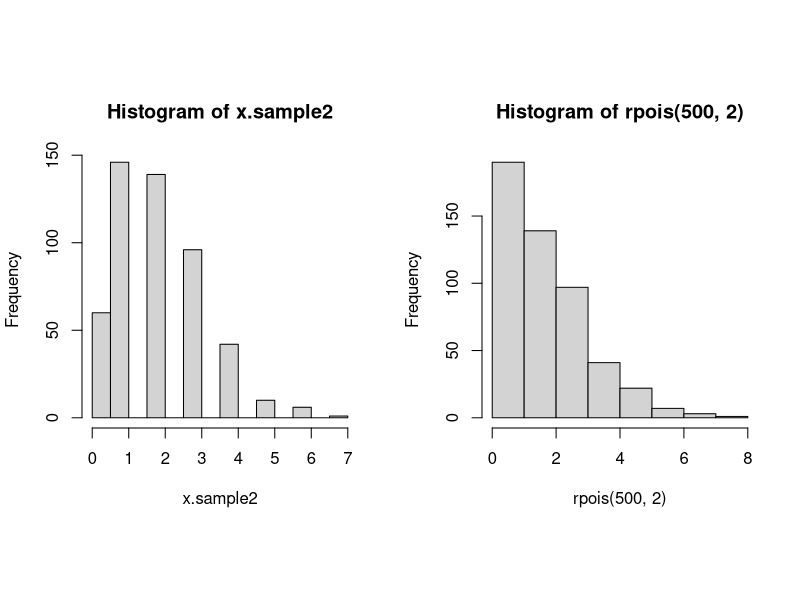
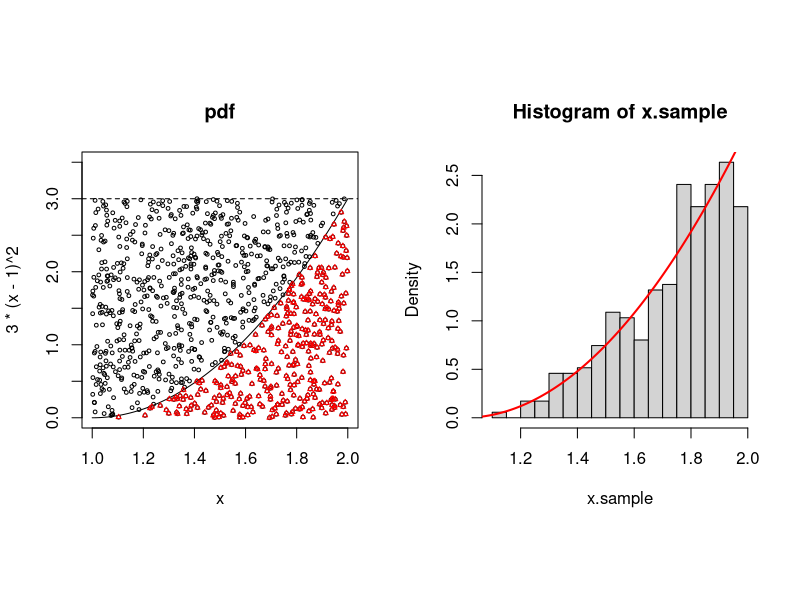
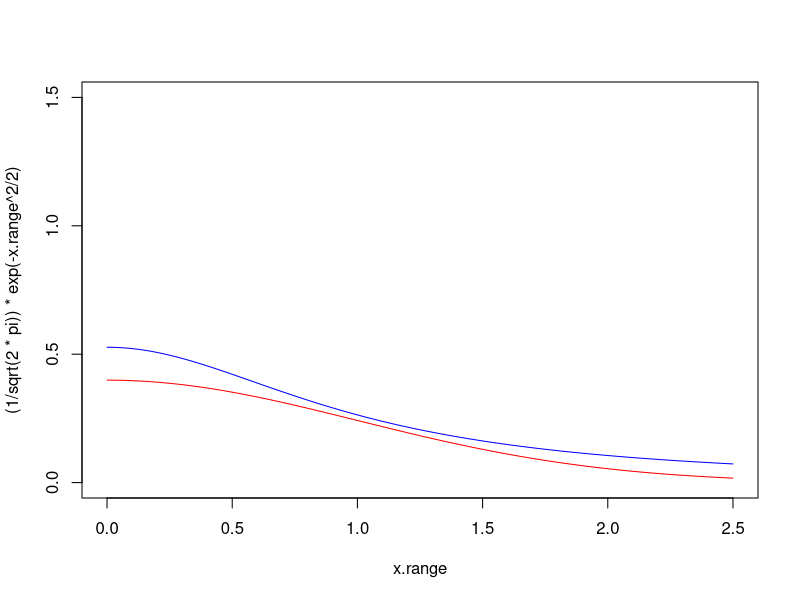
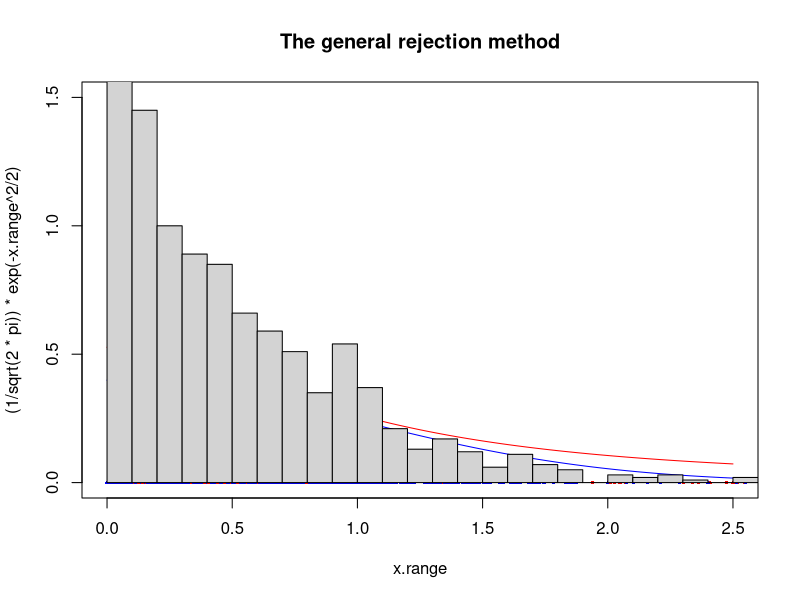
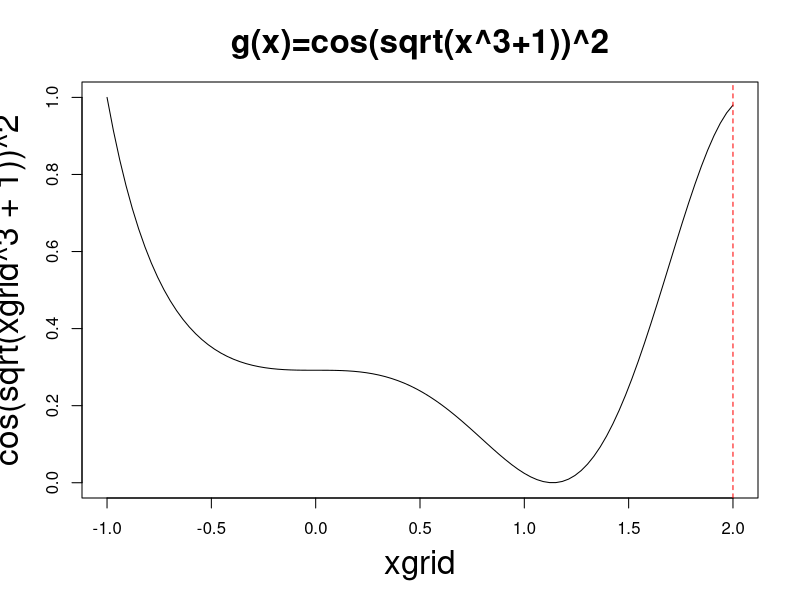
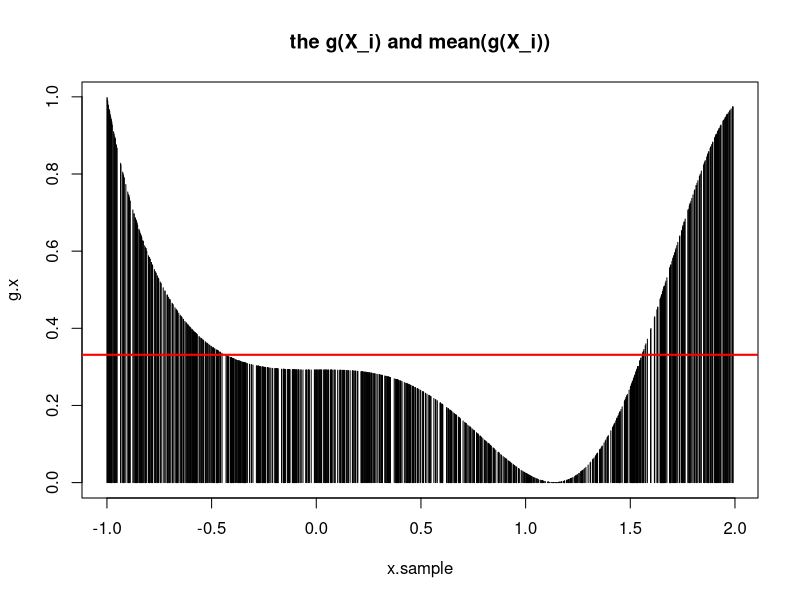

Generate these figures, in order, with R:
#1
x.sample2 = rep(NA, 500)
for (i in 1:length(x.sample2)){
  u.i = runif(1, min=0, max=1) 
  x.i = 0
  while (ppois(x.i, 2)< u.i){
    x.i = x.i + 1
  }
  x.sample2[i] = x.i
}
par(mfrow=c(1,2), pty='s')
hist(x.sample2)
hist(rpois(500, 2))


#2
win.graph()
x11()
par(mfrow=c(1,2), pty='s')
x =seq(1,2,length.out=1000)
plot(x, 3*(x-1)^2, ylim=c(0,3.5), type="l", main='pdf')
abline(h=3, lty=2)

n.s=1000
x.all=cbind(runif(n.s, min=1, max=2), runif(n.s, min=0,max=3))
points(x.all[,1], x.all[,2], pch=1, cex=0.5)

flag = rep(0, n.s)
for (i in 1:n.s){
  x.i = x.all[i, ]
  f.x = 3*(x.i[1]-1)^2
  if (x.i[2]<f.x){
    flag[i]=1     
  }  
}

x.sample = x.all[flag==1,1]
points(x.all[as.logical(flag),1], x.all[as.logical(flag),2], col="red", pch=2, cex=0.5)
acceptance.rate=mean(flag)

hist(x.sample, breaks=20, freq=FALSE)
lines(x, 3*(x-1)^2, type="l", col='red',lwd=2)


#3
# First, plot f(x) and c g(x).
x.range = seq(0, 2.5, length.out=100)
win.graph()
x11()
plot(x.range, (1/sqrt(2*pi))*exp(-x.range^2/2),type='l', ylim=c(0,1.5),col='red')

lines(x.range, 1.656*(1/pi)*(1/(1+x.range^2)), col='blue')

# Second, write a function for the rejection method
sample.func= function(n, c, plt){
  # This function generate gamma(2,3) random samples.
  # n: sample size.
  # c: the c so that f(x)<c g(x).
  # plt: 1 or 0, whether add a points on the plot. 
  out = rep(NA, n)
  for (i in 1:n){    
    ratio = 0
    u = 1
    while (u > ratio){ # loop until we get u<=ratio.
      
      # step 1. Generate from x~ exp(2), and u~unif(0,1)
      x.i = rexp(1, rate=2)
      u = runif(1, min=0, max=1)
      
      # step 2. accept or reject.
      f.x = (1/sqrt(2*pi))*exp(-x.i^2/2)
      g.x = (1/pi)*(1/(1+x.i^2)) # or dexp(x.i, rate=2) 
      ratio = f.x/(c*g.x)
      
      if (plt==1){
        points(x.i, 0, col=ifelse(u > ratio, 'red', 'blue'), pch=16, cex=0.5)
        Sys.sleep(0.005) 
      }
    }
    
    out[i]=x.i    
  }  
  return(out)  
}


# plot the histogram
win.graph()
x11()
plot(x.range, (1/sqrt(2*pi))*exp(-x.range^2/2),type='l', ylim=c(0,1.5),col='blue', main='The general rejection method')
lines(x.range, 1.656*(1/pi)*(1/(1+x.range^2)), col='red')
sample = sample.func(n=1000, c=1.52, plt=1)
# add histogram
hist(sample, breaks=20, freq=FALSE, add=TRUE)


#4
xgrid = seq(-1,2,length.out = 100)
win.graph()
x11()
plot(xgrid, cos(sqrt(xgrid^3+1))^2, type='l', main='g(x)=cos(sqrt(x^3+1))^2', cex.main=2, cex.lab=2)
abline(v=2, col='red',lty=2)



# step 1: generate unif(-1,2) samples.
n.s = 1000
x.sample = runif(n.s, min=-1, max=2) 

# step 2:  calculate g(x), 
g.x = cos(sqrt(x.sample^3+1))^2

# step 3: approxiate I(g)
I.est = (2+1)*mean(g.x)
I.est

win.graph()
x11()
plot(x.sample, g.x, type="h", main='the g(X_i) and mean(g(X_i))')
abline(h=mean(g.x), col="red",lwd=2)